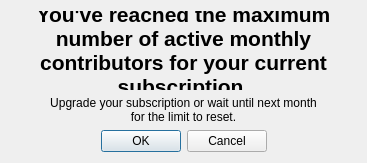
<?xml version="1.0" encoding="UTF-8"?>
<ui version="4.0">
 <class>Dialog</class>
 <widget class="QDialog" name="Dialog">
  <property name="geometry">
   <rect>
    <x>0</x>
    <y>0</y>
    <width>367</width>
    <height>163</height>
   </rect>
  </property>
  <property name="windowTitle">
   <string>Monthly Contributors Limit Hit</string>
  </property>
  <layout class="QGridLayout" name="gridLayout">
   <item row="2" column="0">
    <layout class="QHBoxLayout" name="horizontalLayout_3">
     <item>
      <widget class="QDialogButtonBox" name="buttonBox">
       <property name="sizePolicy">
        <sizepolicy hsizetype="Preferred" vsizetype="Fixed">
         <horstretch>0</horstretch>
         <verstretch>0</verstretch>
        </sizepolicy>
       </property>
       <property name="orientation">
        <enum>Qt::Horizontal</enum>
       </property>
       <property name="standardButtons">
        <set>QDialogButtonBox::Cancel|QDialogButtonBox::Ok</set>
       </property>
       <property name="centerButtons">
        <bool>true</bool>
       </property>
      </widget>
     </item>
    </layout>
   </item>
   <item row="0" column="0">
    <widget class="QLabel" name="label">
     <property name="sizePolicy">
      <sizepolicy hsizetype="Preferred" vsizetype="Minimum">
       <horstretch>0</horstretch>
       <verstretch>0</verstretch>
      </sizepolicy>
     </property>
     <property name="font">
      <font>
       <pointsize>16</pointsize>
       <weight>75</weight>
       <bold>true</bold>
      </font>
     </property>
     <property name="text">
      <string>You've reached the maximum number of active monthly contributors for your current subscription.</string>
     </property>
     <property name="textFormat">
      <enum>Qt::AutoText</enum>
     </property>
     <property name="alignment">
      <set>Qt::AlignCenter</set>
     </property>
     <property name="wordWrap">
      <bool>true</bool>
     </property>
    </widget>
   </item>
   <item row="1" column="0">
    <widget class="QLabel" name="label_2">
     <property name="text">
      <string>Upgrade your subscription or wait until next month
for the limit to reset.</string>
     </property>
     <property name="alignment">
      <set>Qt::AlignCenter</set>
     </property>
    </widget>
   </item>
  </layout>
 </widget>
 <resources/>
 <connections/>
</ui>
